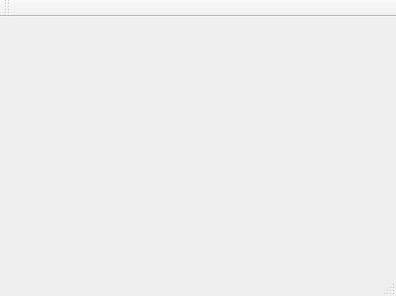
<?xml version="1.0" encoding="UTF-8"?>
<ui version="4.0">
 <class>MainWindow</class>
 <widget class="QMainWindow" name="MainWindow">
  <property name="geometry">
   <rect>
    <x>0</x>
    <y>0</y>
    <width>396</width>
    <height>296</height>
   </rect>
  </property>
  <property name="windowTitle">
   <string>Rappelz Map Editor - OpenGL</string>
  </property>
  <widget class="QWidget" name="centralWidget">
   <layout class="QGridLayout" name="gridLayout">
    <item row="0" column="0">
     <widget class="GLViewport" name="widget" native="true"/>
    </item>
   </layout>
  </widget>
  <widget class="QMenuBar" name="menuBar">
   <property name="geometry">
    <rect>
     <x>0</x>
     <y>0</y>
     <width>396</width>
     <height>21</height>
    </rect>
   </property>
  </widget>
  <widget class="QToolBar" name="mainToolBar">
   <attribute name="toolBarArea">
    <enum>TopToolBarArea</enum>
   </attribute>
   <attribute name="toolBarBreak">
    <bool>false</bool>
   </attribute>
  </widget>
  <widget class="QStatusBar" name="statusBar"/>
 </widget>
 <layoutdefault spacing="6" margin="11"/>
 <customwidgets>
  <customwidget>
   <class>GLViewport</class>
   <extends>QWidget</extends>
   <header>GLViewport.h</header>
   <container>1</container>
  </customwidget>
 </customwidgets>
 <resources/>
 <connections/>
</ui>
